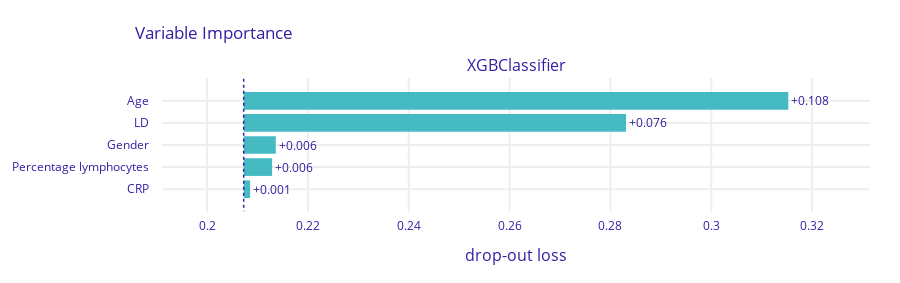

The notebook cell saved with this chart:
### Code cell
exp.model_parts().plot()

### Figure 1 — Plotly figure (JSON) as saved in the notebook; plotly's stock layout.template omitted (floating-point values rounded to 4 significant figures)
{"data": [{"base": 0.2073, "hoverinfo": "text", "hoverlabel": {"bgcolor": "rgba(0,0,0,0.8)"}, "hovertext": ["Model: XGBClassifier loss after<br>variable: Age is permuted: 0.315<br>Drop-out loss change: +0.108", "Model: XGBClassifier loss after<br>variable: LD is permuted: 0.283<br>Drop-out loss change: +0.076", "Model: XGBClassifier loss after<br>variable: Gender is permuted: 0.214<br>Drop-out loss change: +0.006", "Model: XGBClassifier loss after<br>variable: Percentage lymphocytes is permuted: 0.213<br>Drop-out loss change: +0.006", "Model: XGBClassifier loss after<br>variable: CRP is permuted: 0.209<br>Drop-out loss change: +0.001"], "marker": {"color": "#46bac2"}, "orientation": "h", "showlegend": false, "text": ["+0.108", "+0.076", "+0.006", "+0.006", "+0.001"], "textposition": "outside", "type": "bar", "x": [0.108, 0.07582, 0.006364, 0.005636, 0.001273], "xaxis": "x", "y": ["Age", "LD", "Gender", "Percentage lymphocytes", "CRP"], "yaxis": "y"}], "layout": {"annotations": [{"font": {"size": 16}, "showarrow": false, "text": "XGBClassifier", "x": 0.5, "xanchor": "center", "xref": "paper", "y": 1, "yanchor": "bottom", "yref": "paper"}, {"font": {"size": 16}, "showarrow": false, "text": "drop-out loss", "x": 0.5, "xanchor": "center", "xref": "paper", "y": 0, "yanchor": "top", "yref": "paper", "yshift": -30}], "font": {"color": "#371ea3"}, "height": 283, "margin": {"b": 71, "r": 30, "t": 78}, "shapes": [{"line": {"color": "#371ea3", "dash": "dot", "width": 1.5}, "type": "line", "x0": 0.2073, "x1": 0.2073, "xref": "x", "y0": -1, "y1": 5, "yref": "y"}], "title": {"text": "Variable Importance", "x": 0.15}, "xaxis": {"anchor": "y", "automargin": true, "domain": [0, 1], "fixedrange": true, "gridwidth": 2, "range": [0.1911, 0.3315], "tickcolor": "white", "ticklen": 3, "ticks": "outside", "type": "linear", "zeroline": false}, "yaxis": {"anchor": "x", "automargin": true, "autorange": "reversed", "domain": [0, 1], "fixedrange": true, "gridwidth": 2, "tickcolor": "white", "ticklen": 10, "ticks": "outside", "type": "category"}}}
